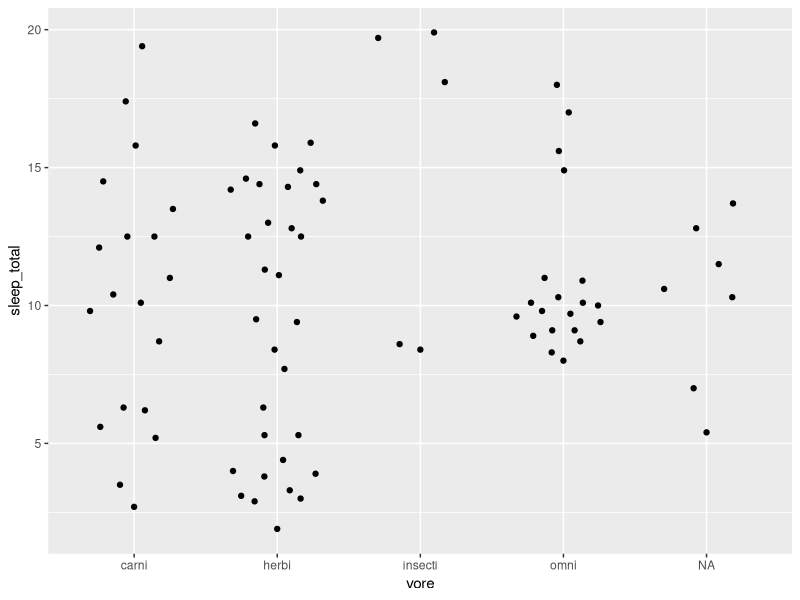
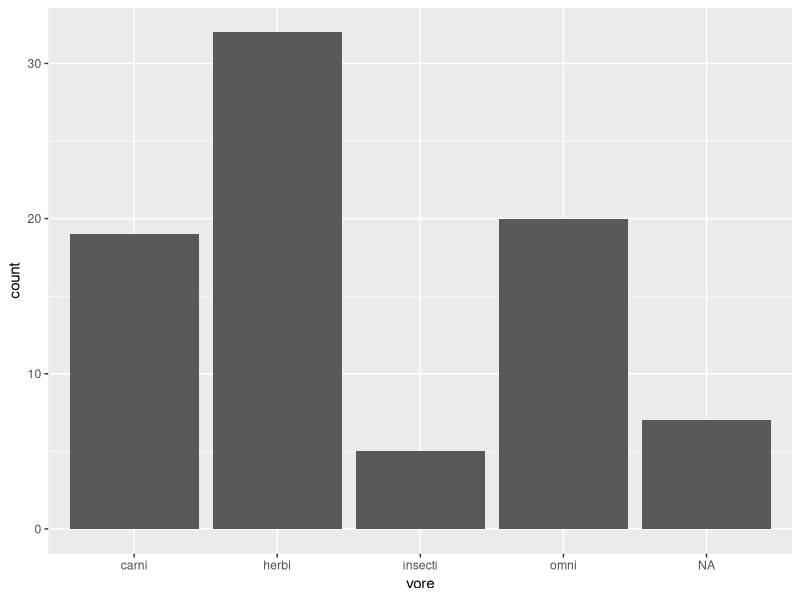
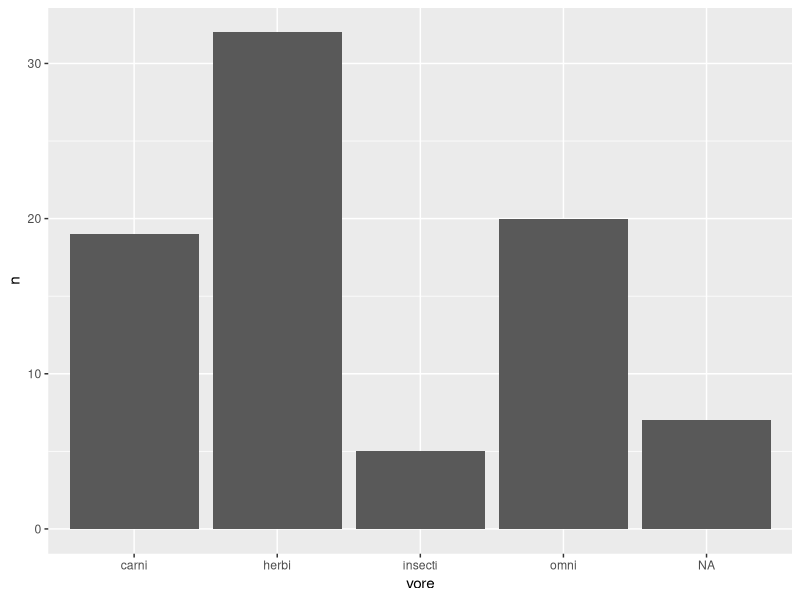
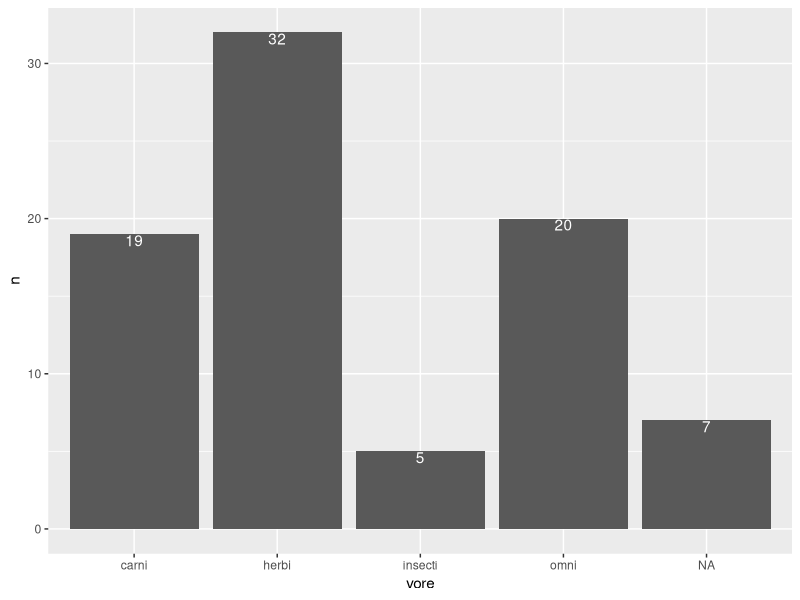
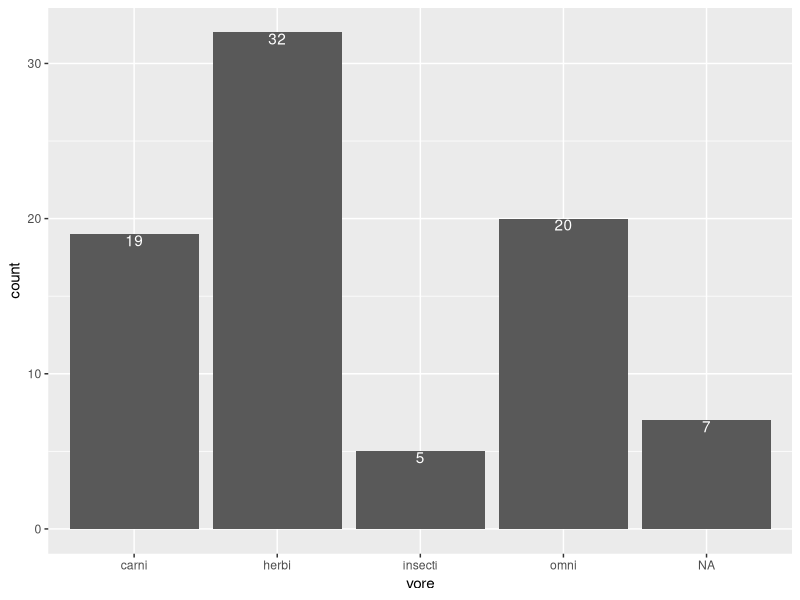
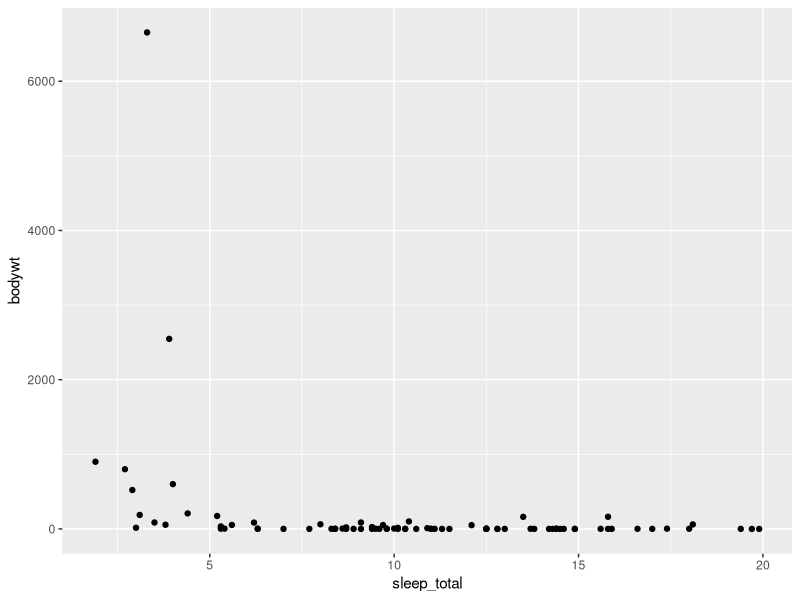
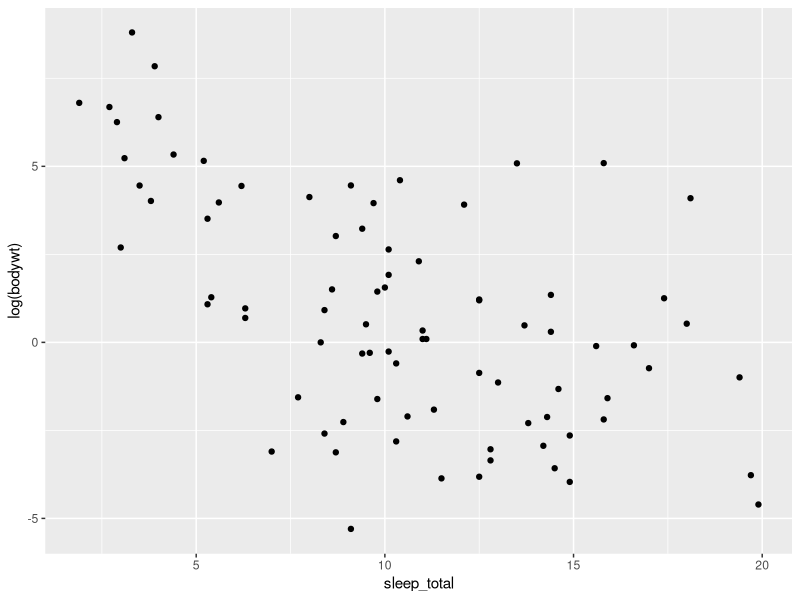
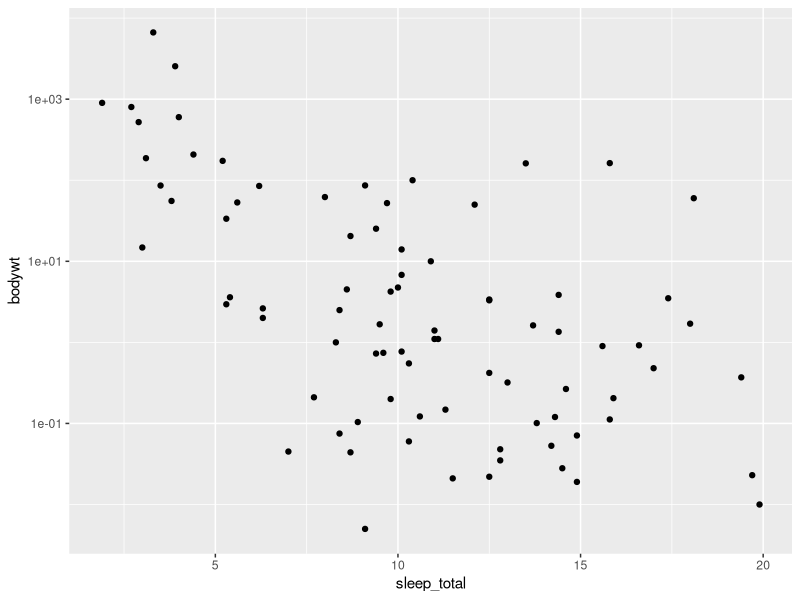

R code for these plots, in order:
library(ggplot2)
library(dplyr)

msleep
lapply(msleep, function(i) sum(is.na(i)))

set.seed(1)
library(ggbeeswarm)
ggplot(msleep, aes(x = vore, y = sleep_total)) +
  geom_quasirandom()

ggplot(msleep, aes(x = vore)) +
  geom_bar(stat = "count")

msleep_counted <- msleep %>% 
  group_by(vore) %>% 
  summarise(n = length(vore))

ggplot(msleep_counted, aes(x = vore, y = n)) +
  geom_bar(stat = "identity")

# stat a dodawanie nowych geometrii
ggplot(msleep_counted, aes(x = vore, y = n, label = n)) +
  geom_bar(stat = "identity") +
  geom_text(color = "white", vjust = 1)

ggplot(msleep, aes(x = vore, label = ..count..)) +
  geom_bar(stat = "count") +
  geom_text(stat = "count", color = "white", vjust = 1)

ggplot(msleep, aes(x = sleep_total, y = bodywt)) +
  geom_point()

ggplot(msleep, aes(x = sleep_total, y = log(bodywt))) +
  geom_point()

ggplot(msleep, aes(x = sleep_total, y = bodywt)) +
  geom_point() +
  scale_y_log10()

ggplot(msleep, aes(x = sleep_total, y = bodywt, color = vore)) +
  geom_point() +
  scale_y_log10()

ggplot(msleep, aes(x = sleep_total, y = bodywt, fill = vore, alpha = ..level..)) +
  stat_density2d(geom = "polygon", color = "black", contour = TRUE) +
  scale_y_log10()

ggplot(msleep, aes(x = sleep_total, y = bodywt, fill = vore)) +
  stat_bin_2d() +
  scale_y_log10()

ggplot(msleep, aes(x = sleep_total, y = bodywt, fill = vore)) +
  stat_bin_hex() +
  scale_y_log10()

ggplot(msleep, aes(x = sleep_total, y = bodywt)) +
  geom_point() +
  geom_smooth() +
  scale_y_log10()

ggplot(filter(msleep, vore != "insecti"), aes(x = sleep_total, y = bodywt, color = vore)) +
  geom_point() +
  geom_smooth() +
  scale_y_log10()

ggplot(filter(msleep, vore != "insecti"), aes(x = sleep_total, y = bodywt, color = vore)) +
  geom_point() +
  geom_smooth() +
  scale_y_log10() +
  facet_wrap(~ vore)

ggplot(filter(msleep, vore != "insecti"), aes(x = sleep_total, y = bodywt, color = vore)) +
  geom_point() +
  geom_smooth() +
  scale_y_log10() +
  facet_wrap(~ vore, scales = "free_y")

ggplot(filter(msleep, vore != "insecti"), aes(x = sleep_total, y = bodywt, color = vore)) +
  geom_point() +
  geom_smooth() +
  scale_y_log10() +
  facet_wrap(~ vore, scales = "free_x")

ggplot(filter(msleep, vore != "insecti"), aes(x = sleep_total, y = bodywt, color = vore)) +
  geom_point() +
  geom_smooth() +
  scale_y_log10() +
  facet_wrap(~ vore, scales = "free")

ggplot(msleep, aes(x = vore)) +
  geom_bar() +
  facet_wrap(~ order)

ggplot(msleep, aes(x = sleep_total)) +
  geom_histogram()

ggplot(msleep, aes(x = sleep_total)) +
  geom_density() 

ggplot(msleep, aes(x = sleep_total, fill = vore)) +
  geom_density(alpha = 0.2)

ggplot(msleep, aes(x = sleep_total, fill = vore)) +
  geom_density() +
  facet_wrap(~ vore, ncol = 1)

# devtools::install_github("thomasp85/patchwork")
# http://www.gersonides.com/static/images/scat.png
# ggplot(msleep, aes(x = sleep_total, y = bodywt)) 
# wykresy gestosci sleep_total i bodywt, zaznaczone kolorem vore

p_main <- ggplot(msleep, aes(x = sleep_total, y = bodywt, color = vore)) +
  geom_point() +
  scale_y_log10() +
  theme(legend.position = "none")

p_dens_sleep <- ggplot(msleep, aes(x = sleep_total, fill = vore)) +
  geom_density(alpha = 0.2) +
  theme(legend.position = "none")

p_dens_bodywt <- ggplot(msleep, aes(x = bodywt, fill = vore)) +
  geom_density(alpha = 0.2) +
  scale_x_log10() +
  coord_flip()


library(patchwork)
p_dens_sleep + plot_spacer()+ p_main + p_dens_bodywt + plot_layout(ncol = 2, nrow = 2, heights = c(0.3, 0.7))

